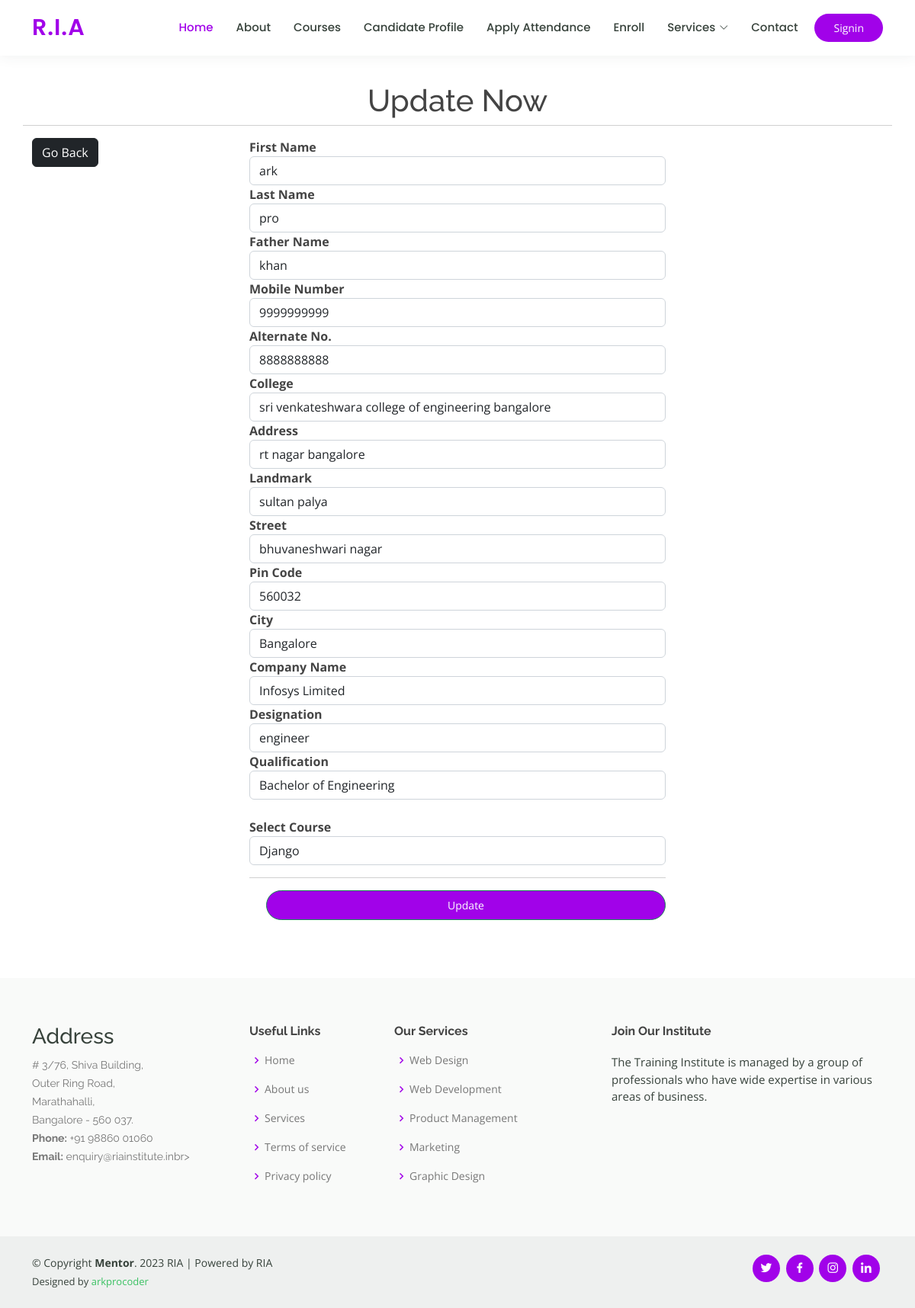
Screenshot of /candidateupdate/2 with the database file from the repository.
### riaapp/models.py (models this page shows, shortened)
class Register(models.Model):
    candidateId=models.AutoField(primary_key=True)
    firstName=models.CharField(max_length=20)
    lastName=models.CharField(max_length=20)
    fatherName=models.CharField(max_length=20)
    phoneNumber=models.CharField(max_length=14)
    alternateNumber=models.CharField(max_length=14)
    email=models.EmailField(unique=True)
    collegeName=models.CharField(max_length=100)
    address=models.TextField(max_length=150)
    landmark=models.CharField(max_length=100)
    street=models.CharField(max_length=100)
    city=models.CharField(max_length=100)
    pincode=models.IntegerField()
    companyName=models.CharField(max_length=150,blank=True,null=True)
    designation=models.CharField(max_length=150)
    qualification=models.CharField(max_length=100)
    computerKnowledge=models.CharField(max_length=50)
    Course=models.CharField(max_length=150)
    timestamp = models.DateField(auto_now_add=True)
    trainer=models.ForeignKey(Trainer,on_delete=models.DO_NOTHING,null=True)

### riaapp/views.py (the view, shortened to what this page needs)
# urls.py: path('candidateupdate/<id>',views.candidateupdate,name="candidateupdate"),
def candidateupdate(request,id):
    data=Register.objects.get(candidateId=id)
    courses=Courses.objects.all()
    context={"data":data,"courses":courses}
    return render(request,"updatecandidate.html",context)

### templates/updatecandidate.html (shortened to what this page needs)
{% extends 'base.html' %}
{% block firstSection %}
<br>
<br>
<div class="row">
    <h1 class="text-center">Update Now</h1>
    <hr>
        <div class="col-md-3">
            <div><a href="/candidateprofile" class="btn btn-dark"> Go Back</a> </div>
        </div>
        <div class="col-md-6">
            <form action="/candidateupdate/{{data.candidateId}}" method="post">{% csrf_token %}
            <div class="form-group">
                <label for="fname"><b>First Name </b></label>
                <input type="text" class="form-control"  name="fname" id="fname" value="{{data.firstName}}" required>
            </div>
            <div class="form-group">
                <label for="lname"><b>Last Name </b></label>
                <input type="text" class="form-control" name="lname" id="lname" value="{{data.lastName}}" required>
            </div>
            <div class="form-group">
                <label for="fathername"><b>Father Name </b></label>
                <input type="text" class="form-control" name="fatherName" id="fathername" value="{{data.fatherName}}" required>
            </div>
            <div class="form-group">
                <label for="phone"><b>Mobile Number </b></label>
                <input type="tel" class="form-control" name="phone" id="phone" value="{{data.phoneNumber}}" required>
            </div>
            <div class="form-group">
                <label for="alternateNumber"><b>Alternate No.</b></label>
                <input type="number" class="form-control" name="alternateNumber" id="alternateNumber" value="{{data.alternateNumber}}" required>
            </div>
            <div class="form-group">
                <label for="college"><b>College </b></label>
                <input type="text" name="college" class="form-control" id="college" placeholder="Enter College Name"
                    value="{{data.collegeName}}" required>
            </div>
            <div class="form-group">
                <label for="addr"><b>Address </b></label>
                <input class="form-control" type="text" name="addr" id="addr" value="{{data.address}}" required>
            </div>
            <div class="form-group">
                <label for="landmark"><b>Landmark</b> </label>
                <input class="form-control" type="text" name="landmark" id="landmark" value="{{data.landmark}}" required>
            </div>
            <div class="form-group">
                <label for="street"><b>Street</b> </label>
                <input class="form-control" type="text" name="street" id="street" value="{{data.street}}" required>
            </div>
            <div class="form-group">
                <label for="pcode"><b>Pin Code</b> </label>
                <input class="form-control" type="number" name="pcode" id="pcode" value="{{data.pincode}}" required>
            </div>
            <div class="form-group">
                <label for="city"><b>City</b></label>
                <input class="form-control" type="text" name="city" id="city" value="{{data.city}}" required>
            </div>
            <div class="form-group">
                <label for="companyname"> <b>Company Name</b></label>
                <input type="text" name="companyname" class="form-control" id="companyname" placeholder="Freshers Mention as NA" value="{{data.companyName}}" required>
            </div>
            <div class="form-group">
                <label for="Designation"><b>Designation</b></label>
                <input class="form-control" type="text" name="Designation" id="Designation" value="{{data.designation}}" required>
            </div>
            <div class="form-group">
                <label for="Qualification"><b>Qualification</b></label>
                <input class="form-control" type="text" name="Qualification" id="Qualification" value="{{data.qualification}}" required>
            </div>
<br>
            <div class="form-group">
                <label for="scourse"><b>Select Course</b></label>
                <select class="form-control" id="scourse" name="scourse"  required>
            <option value="{{data.Course}}">{{data.Course}}</option>
                </select>
              </div>
            <hr>
            <div class="d-grid gap-2 mb-3">
                <button type="submit" class="btn btn-success get-started-btn">Update</button>
            </div>
        </form>
        </div>
    <div class="col-md-3"></div>
</div>
{% endblock firstSection %}

### static/assets/css/style.css (style rules this page uses)
body { font-family: "Open Sans", sans-serif; color: #444444; }
a { color: #a102e9; text-decoration: none; }
h1, h2, h3, h4, h5, h6 { font-family: "Raleway", sans-serif; }
.get-started-btn { margin-left: 22px; background: #a102e9; color: #fff; border-radius: 50px; padding: 8px 25px; white-space: nowrap; transition: 0.3s; font-size: 14px; display: inline-block; }

### rows the page displays
Register: fname "ark", lname "pro", fatherName "khan", phone "9999999999", alternateNumber "8888888888", college "sri venkateshwara college of engineering bangalore", addr "rt nagar bangalore", landmark "sultan palya", street "bhuvaneshwari nagar", pcode "560032", city "Bangalore", companyname "Infosys Limited", Designation "engineer", Qualification "Bachelor of Engineering", scourse "Django"
